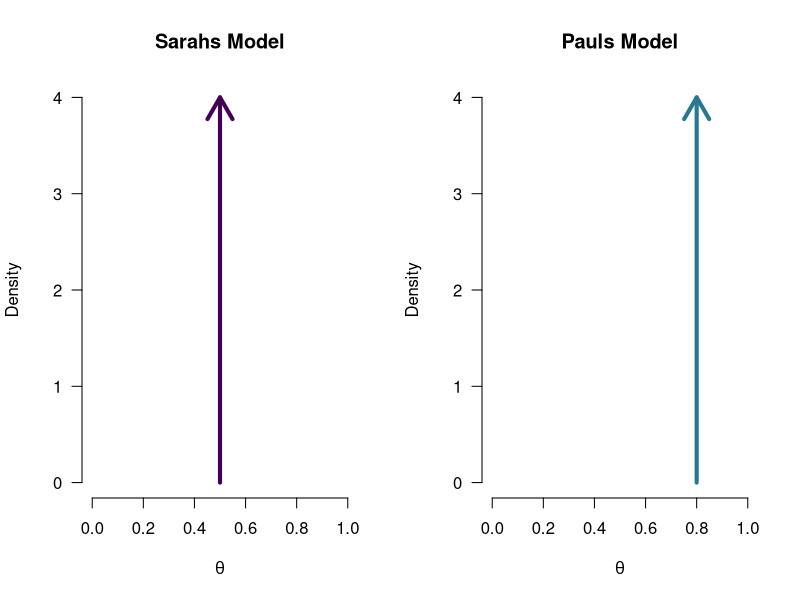
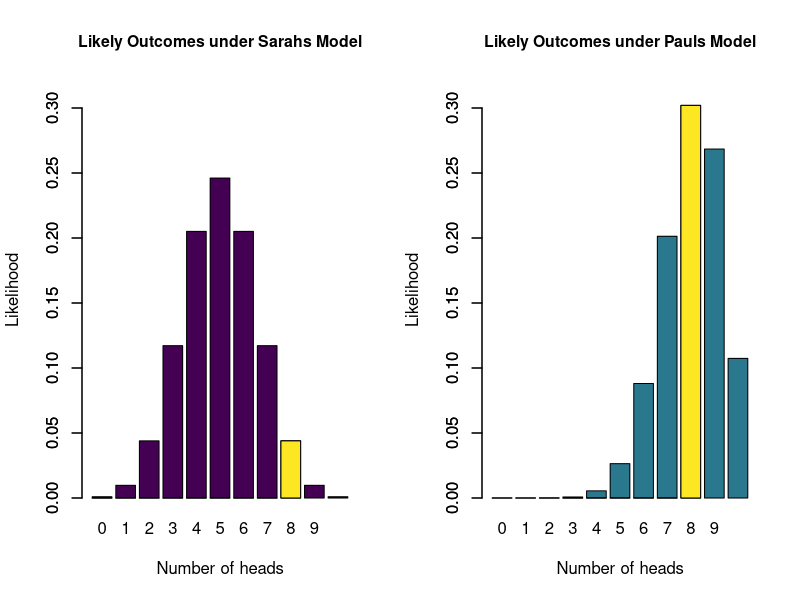
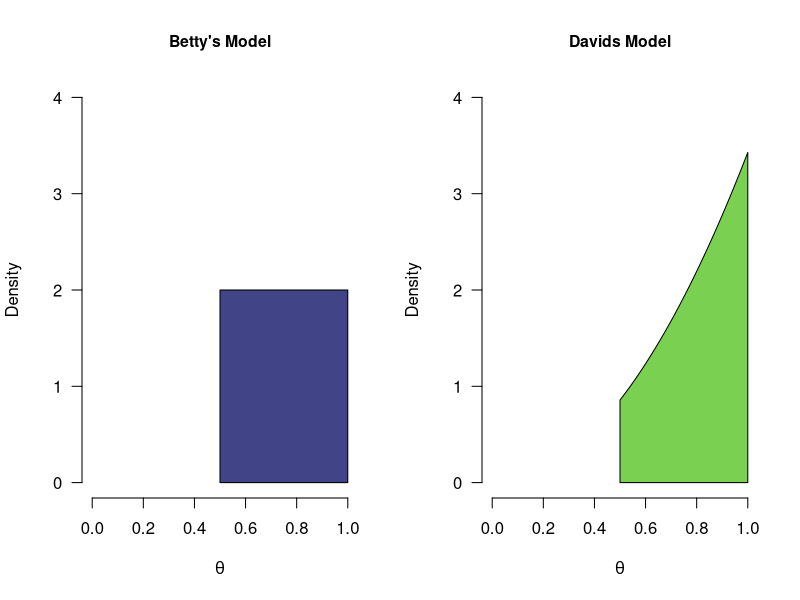
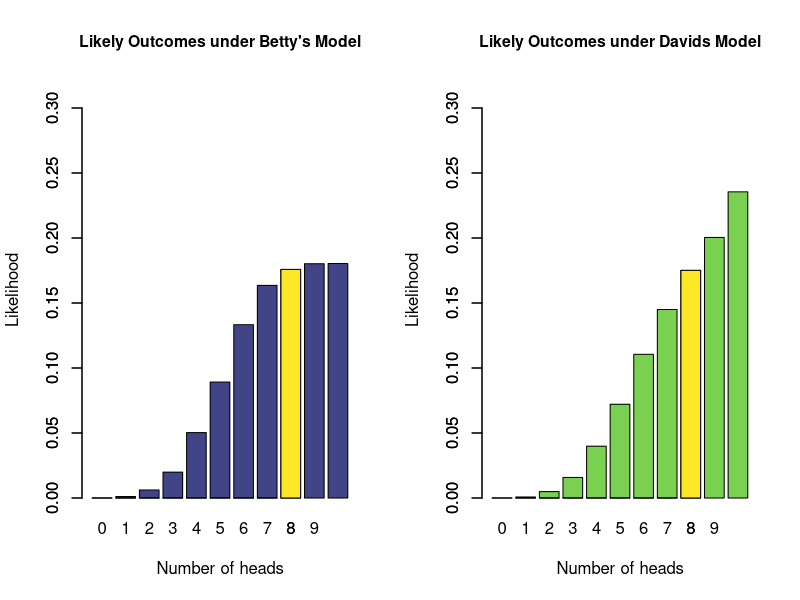

Source code (R) for these figures, in order:
## ---- chunk 1
#| label: fig-two-models-binomial
par(mfrow = c(1, 2))
cols <- viridis::viridis(6)
plot(1, 1, type ="n", xlim = c(0,1), ylim = c(0,4), bty = "n", main = "Sarahs Model",
     las = 1, xlab = expression(theta), ylab = "Density")
arrows(x0 = 0.5, x1 = 0.5, y0 = 0, y1 = 4.0, lwd = 4, col = cols[1])

plot(1, 1, type ="n", xlim = c(0,1), ylim = c(0,4), bty = "n", main = "Pauls Model", 
     las = 1, xlab = expression(theta), ylab = "Density")
arrows(x0 = 0.8, x1 = 0.8, y0 = 0, y1 = 4.0, lwd = 4, col = cols[3])
## ---- chunk 2
#| label: fig-two-models-likelihoods-binomial
par(mfrow = c(1, 2), cex.main = 0.95)
cols <- viridis::viridis(6)
barplot(dbinom(0:10, 10, 0.5), names.arg = 0:10, xlab = "Number of heads", ylab = "Likelihood",
        main = "Likely Outcomes under Sarahs Model", col = cols[1], ylim = c(0,0.32))
barplot(c(rep(0, 8), dbinom(8, 10, 0.5)), add = TRUE, col = cols[6])

barplot(dbinom(0:10, 10, 0.8), names.arg = 0:10, xlab = "Number of heads", ylab = "Likelihood",
        main = "Likely Outcomes under Pauls Model", col = cols[3], ylim = c(0,0.32))
barplot(c(rep(0, 8), dbinom(8, 10, 0.8)), add = TRUE, col = cols[6])

## ---- chunk 3
#| label: fig-two-models-binomial-onesided
par(mfrow = c(1, 2))
tBetFun <- function(x, shape1 = 1, shape2 = 1, side = "pos") {
  ds <- dbeta(x, shape1, shape2)
  if (side == "pos") {
    ds[x<0.5] <- 0
    ds <- ds / integrate(function(x) dbeta(x, shape1, shape2), lower = 0.5, upper = 1)[[1]]
  } else if (side == "neg") {
    ds[x>0.5] <- 0
    ds <- ds / integrate(function(x) dbeta(x, shape1, shape2), lower = 0, upper = 0.5)[[1]]
  }
  return(ds)
}
cols <- viridis::viridis(6)
plot(1, 1, type ="n", xlim = c(0,1), ylim = c(0,4), bty = "n", main = "Betty's Model",
     las = 1, xlab = expression(theta), ylab = "Density")
# curve(tBetFun(x, 1, 1), add = TRUE, col = cols[4], lwd = 4)
mySeq <- seq(0.5, 1, length.out = 1e3)
polygon(x =  c(mySeq, rev(mySeq)), y = c(rep(0, 1e3), tBetFun(mySeq, 1, 1)), col = cols[2]) 

plot(1, 1, type ="n", xlim = c(0,1), ylim = c(0,4), bty = "n", main = "Davids Model", 
     las = 1, xlab = expression(theta), ylab = "Density")
# curve(tBetFun(x, 3, 1), add = TRUE, col = cols[5], lwd = 4)
polygon(x =  c(mySeq, rev(mySeq)), y = c(rep(0, 1e3), rev(tBetFun(mySeq, 3, 1))), col = cols[5]) 
# plot(1, 1, type ="n", xlim = c(0,1), ylim = c(0,4), bty = "n", main = "Davids Model", 
#      las = 1, xlab = expression(theta), ylab = "Density")
# # curve(tBetFun(x, 3, 1), add = TRUE, col = cols[5], lwd = 4)
# mySeq <- seq(0, 1, length.out = 1e3)
# polygon(x =  c(mySeq, rev(mySeq)), y = c(rep(0, 1e3), rev(tBetFun(mySeq, 1, 1, "bla"))), col = cols[6])
## ---- chunk 4
#| label: fig-two-models-binomial-onesided-predictions
par(mfrow = c(1, 2), cex.main = 0.95)
cols <- viridis::viridis(6)

sampsU <- c(0:5, rbinom(1e5, 10, runif(1e5, 0.5, 1)))
barplot(table(sampsU)/1e5, names.arg = 0:10, xlab = "Number of heads", ylab = "Likelihood",
        main = "Likely Outcomes under Betty's Model", col = cols[2], ylim = c(0,0.32))
barplot(c(rep(0, 8), (table(sampsU)/1e5)[9]), add = TRUE, col = cols[6])

samps <- rbeta(1e5, 3, 1)
samps[samps<0.5] <- 1- samps[samps<0.5]
samps <- c(0:5, rbinom(1e5, 10, samps))
barplot(table(samps)/1e5, names.arg = 0:10, xlab = "Number of heads", ylab = "Likelihood",
        main = "Likely Outcomes under Davids Model", col = cols[5], ylim = c(0,0.32))
barplot(c(rep(0, 8), (table(samps)/1e5)[9]), add = TRUE, col = cols[6])
# (table(samps)/1e5)[9] /(table(sampsU)/1e5)[9]

# samps <- rbeta(1e5, 3, 1)
# samps[samps<0.5] <- 1- samps[samps<0.5]
# samps <- c(0:5, rbinom(1e5, 10, samps))
# barplot(table(samps)/1e5, names.arg = 0:10, xlab = "Number of heads", ylab = "Likelihood",
#         main = "Likely Outcomes under Davids Model", col = cols[5], ylim = c(0,0.32))
# barplot(c(rep(0, 4), (table(samps)/1e5)[5]), add = TRUE, col = cols[6])

